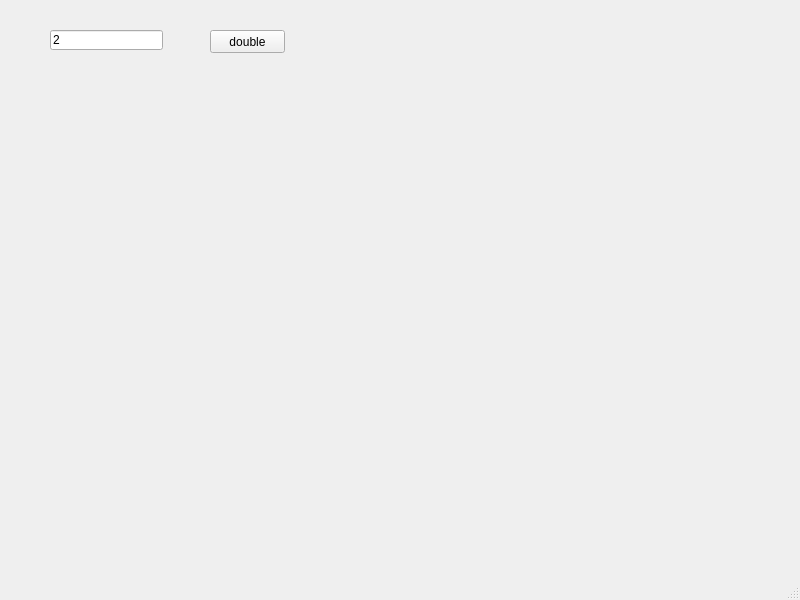
<?xml version="1.0" encoding="UTF-8"?>
<ui version="4.0">
 <class>MainWindow</class>
 <widget class="QMainWindow" name="MainWindow">
  <property name="geometry">
   <rect>
    <x>0</x>
    <y>0</y>
    <width>800</width>
    <height>600</height>
   </rect>
  </property>
  <property name="windowTitle">
   <string>MainWindow</string>
  </property>
  <widget class="QWidget" name="centralwidget">
   <widget class="QLineEdit" name="le">
    <property name="geometry">
     <rect>
      <x>50</x>
      <y>30</y>
      <width>113</width>
      <height>20</height>
     </rect>
    </property>
    <property name="text">
     <string>2</string>
    </property>
   </widget>
   <widget class="QPushButton" name="pb">
    <property name="geometry">
     <rect>
      <x>210</x>
      <y>30</y>
      <width>75</width>
      <height>23</height>
     </rect>
    </property>
    <property name="text">
     <string>double</string>
    </property>
   </widget>
  </widget>
  <widget class="QMenuBar" name="menubar">
   <property name="geometry">
    <rect>
     <x>0</x>
     <y>0</y>
     <width>800</width>
     <height>21</height>
    </rect>
   </property>
  </widget>
  <widget class="QStatusBar" name="statusbar"/>
 </widget>
 <resources/>
 <connections/>
</ui>
